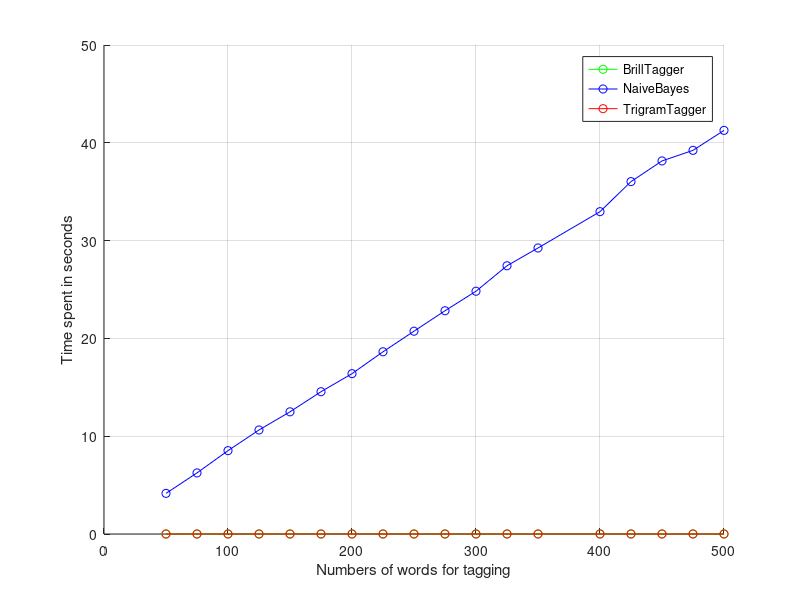
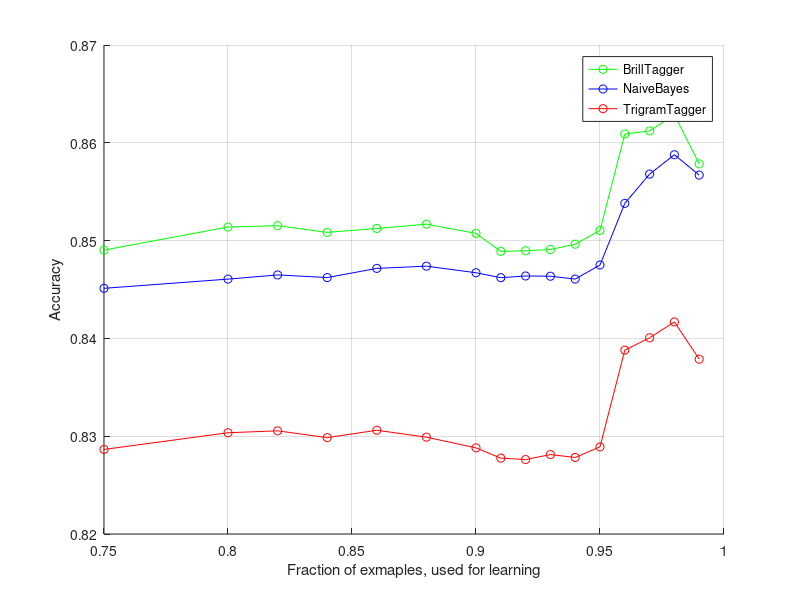

MATLAB code to generate these figures, in order:
%ACCURACY
%data
fractions = [0.75, 0.80, 0.82, 0.84, 0.86, 0.88, 0.90, 0.91, 0.92, 0.93, 0.94, 0.95, 0.96, 0.97, 0.98, 0.99 ];
TrigramTagger = [0.828648, 0.830353, 0.830551, 0.829855, 0.830609, 0.829901, 0.828807, 0.827759, 0.827613, 0.828121, 0.827826, 0.828913, 0.838798, 0.840060, 0.841683, 0.837875];
BrillTagger = [0.849031, 0.851387, 0.851527, 0.850839, 0.851240, 0.851680, 0.850737, 0.848899, 0.848964,  0.849090, 0.849636, 0.851041, 0.860899, 0.861213, 0.862869, 0.857844];
NaiveBayes = [0.845122, 0.846063, 0.846490, 0.846221, 0.847159, 0.847387, 0.846713, 0.846211, 0.846384, 0.846358, 0.846064, 0.847508, 0.853809, 0.856799, 0.858779 , 0.856699];

%plot
figure(2);clf; hold on; grid on ;
set(gca,'fontsize',10); % sets font of numbers on axes
plot(fractions, BrillTagger,'g-o');
plot(fractions, NaiveBayes,'b-o');
plot(fractions, TrigramTagger,'r-o');

xlabel ('Fraction of exmaples, used for learning');
ylabel ('Accuracy');
legend ('BrillTagger','NaiveBayes','TrigramTagger');

fprintf('Average accuracy BrillTagger %g.\n',mean(BrillTagger))
fprintf('Average accuracy NaiveBayes %g.\n',mean(NaiveBayes))
fprintf('Average accuracy TrigramTagger %g.\n',mean(TrigramTagger))

disp('ACCURACY')
[fractions', TrigramTagger', NaiveBayes', BrillTagger']
[mean(TrigramTagger), mean(NaiveBayes), mean(BrillTagger)]




%TIME
%data
nWords = [50, 75, 100, 125, 150, 175, 200, 225, 250, 275, 300, 325, 350, 400, 425, 450, 475, 500];
timeBrillTagger = [0.001096963882446289, 0.0013530254364013672, 0.001775979995727539, 0.002048969268798828, 0.002357006072998047, 0.002660989761352539, 0.0029349327087402344, 0.0032041072845458984, 0.0035369396209716797, 0.004066944122314453, 0.004248142242431641, 0.004330158233642578, 0.005105018615722656, 0.005229949951171875, 0.00562286376953125, 0.006212949752807617, 0.0063550472259521484, 0.006334066390991211];
timeTrigramTagger = [0.0003199577331542969, 0.00043511390686035156, 0.0005750656127929688, 0.000762939453125, 0.0008969306945800781, 0.0010530948638916016, 0.0011250972747802734, 0.0012888908386230469, 0.0014569759368896484, 0.0016880035400390625, 0.0017838478088378906, 0.001817941665649414, 0.0021910667419433594, 0.0022699832916259766, 0.0023941993713378906, 0.0026869773864746094, 0.002696990966796875, 0.002908945083618164];
timeNaiveBayes = [4.154320955276489, 6.246432065963745, 8.523218870162964, 10.637005090713501, 12.493694067001343, 14.548382997512817, 16.394372940063477, 18.633204221725464, 20.735713958740234, 22.827989101409912, 24.824340105056763, 27.42701506614685, 29.245842933654785, 32.95992112159729, 36.03220891952515, 38.14709210395813, 39.22784495353699, 41.26875114440918];

%plot
figure(1);clf; hold on; grid on ;
set(gca,'fontsize',10); % sets font of numbers on axes
plot(nWords, timeBrillTagger,'g-o');
plot(nWords, timeNaiveBayes,'b-o');
plot(nWords, timeTrigramTagger,'r-o');

xlabel ('Numbers of words for tagging');
ylabel ('Time spent in seconds');
legend ('BrillTagger','NaiveBayes','TrigramTagger');

disp('SPEED')
[nWords', timeTrigramTagger', timeNaiveBayes', timeBrillTagger']